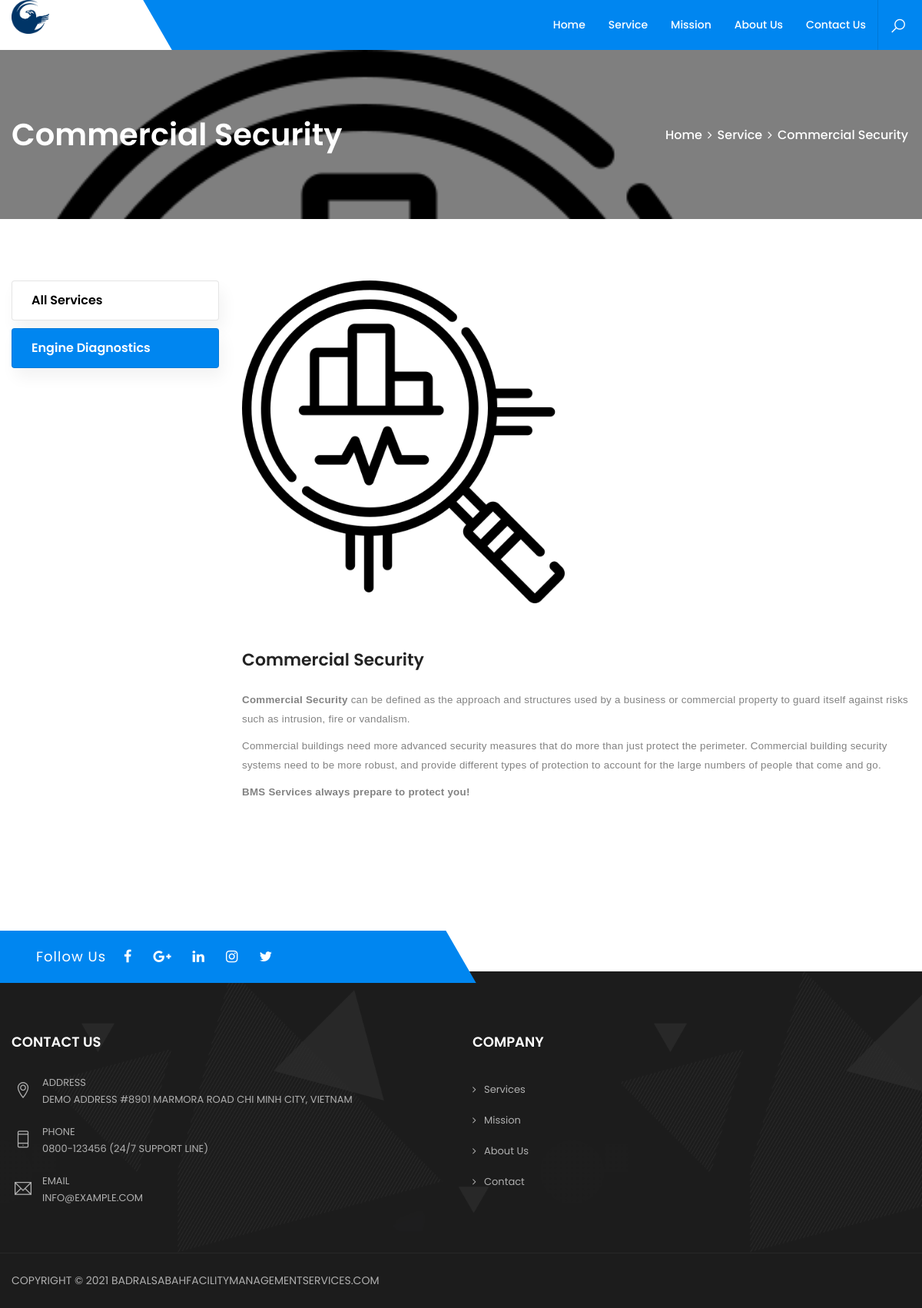
/service/commercial-security/, run on an earlier commit of the app's database.
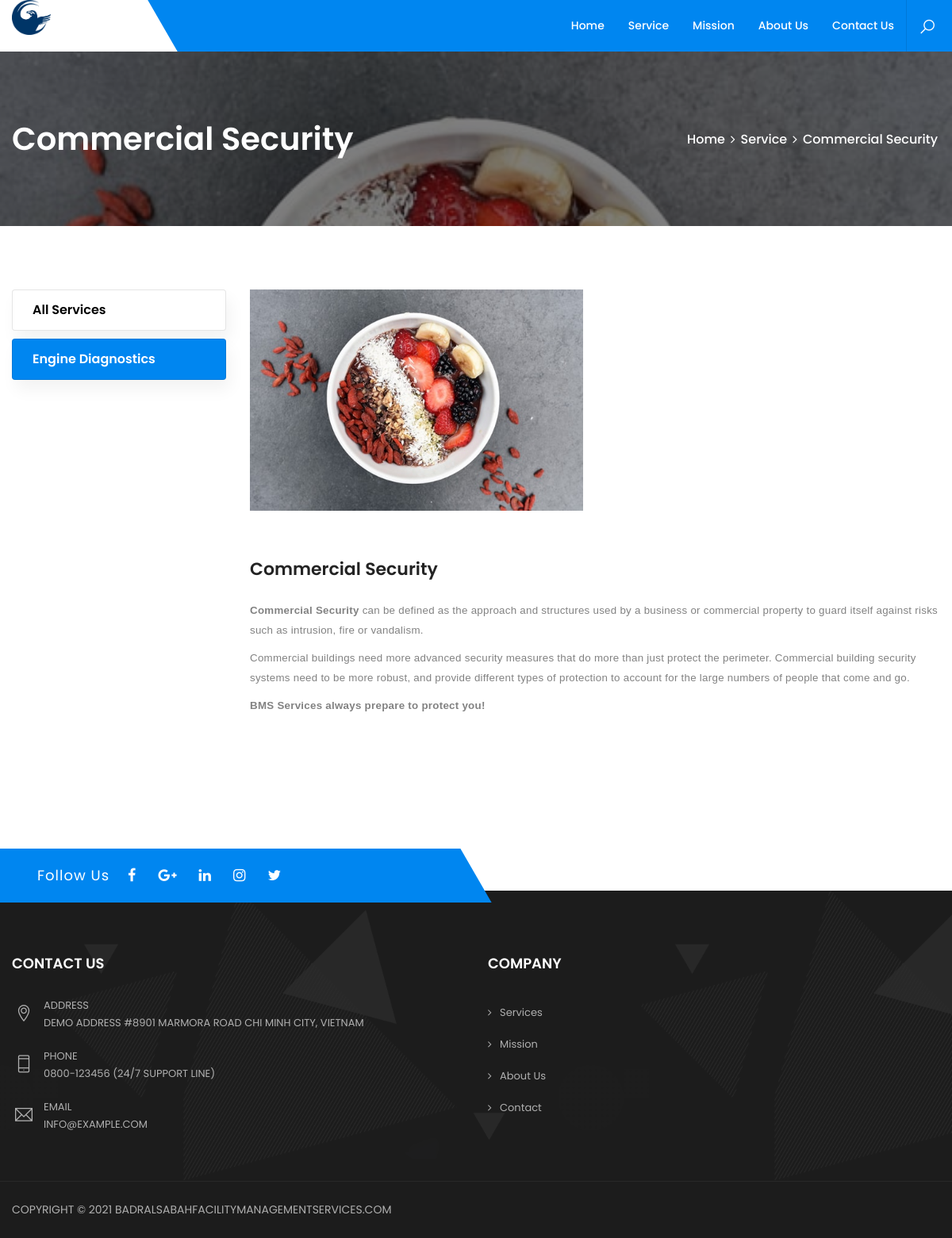
And on a later commit of the database.
### core/models.py (models this page shows, shortened)
class Services(models.Model):
    title = models.CharField(max_length=225)
    slug = SlugField(null=True, blank=True, default=None, unique=True)
    icons = models.CharField(max_length=20, null=True, blank=True)
    timeline = models.CharField(max_length=255)
    content = models.TextField()
    image = models.ImageField(upload_to=services_path, null=True, blank=True)
    created_at = models.DateTimeField(auto_now_add=True)
    updated_at = models.DateTimeField(auto_now=True)
    author = models.ForeignKey(User, on_delete=models.CASCADE)
    status = models.BooleanField(default=False)
    objects = models.Manager()
    status_objects = ServiceQuerySet()
    class Meta:
        ordering = ['-created_at']

### core/views.py (the view)
# urls.py: path('service/<slug:slug>/', views.ServicesPageDetail, name='service-detail-page'),
def ServicesPageDetail(request, slug):
    obj = get_object_or_404(Services, slug=slug)
    services = Services.status_objects.all()[:6]
    return render(request, 'web/service-detail.html', {'object': obj, 'services': services})

### core/manager.py (called while the page is built)
    def get_queryset(self):
        return super(ServiceQuerySet, self).get_queryset().filter(status=True)

### core/templates/web/service-detail.html
{% extends 'web/base.html' %}
{% load static %}
{% block body %}
<div class="page-content bg-white">
	<div class="dlab-bnr-inr overlay-black-middle bg-pt" style="background-image:url({{object.image.url}});">
		<div class="container">
			<div class="dlab-bnr-inr-entry">
				<h1 class="text-white">{{ object.title }}</h1>
				<div class="breadcrumb-row">
					<ul class="list-inline">
						<li><a href="index.html">Home</a></li>
						<li>Service</li>
						<li>{{ object.title }}</li>
					</ul>
				</div>
			</div>
		</div>
	</div>
	<div class="content-block">
		<div class="section-full content-inner">
			<div class="container">
				<div class="row">
					<div class="col-xl-3 col-lg-4 col-md-5">
						<div class="widget sidebar-widget ext-sidebar-menu widget_nav_menu">
							<ul class="menu">
								<li><a href="javascript:void(0);">all services</a> </li>
								<li class="active"><a href="{% url 'service-detail-page' slug=object.slug %}">engine
										diagnostics</a> </li>
							</ul>
						</div>
					</div>
					<div class="col-xl-9 col-lg-8 col-md-7 m-b30">
						<div class="row">
							<div class="col-lg-6 col-md-12 m-b30">
								<div class="dlab-box">
									<div class="dlab-media">
										<a href="javascript:void(0);">
											<img src="{{object.image.url}}" alt=""></a>
									</div>
								</div>
							</div>
							<div class="col-lg-12 col-md-12 m-b30">
								<div class="dlab-box">
									<div class="dlab-info m-t30 ">
										<h4 class="dlab-title m-t0">{{ object.title }}</h4>
										<p>{{ object.content|safe }}</p>
									</div>
								</div>
							</div>
						</div>
					</div>
				</div>
			</div>
		</div>
	</div>
</div>
{% endblock %}

What changed in the data, as far as the page shows it:
changed Services "Commercial Security": image: a different picture
